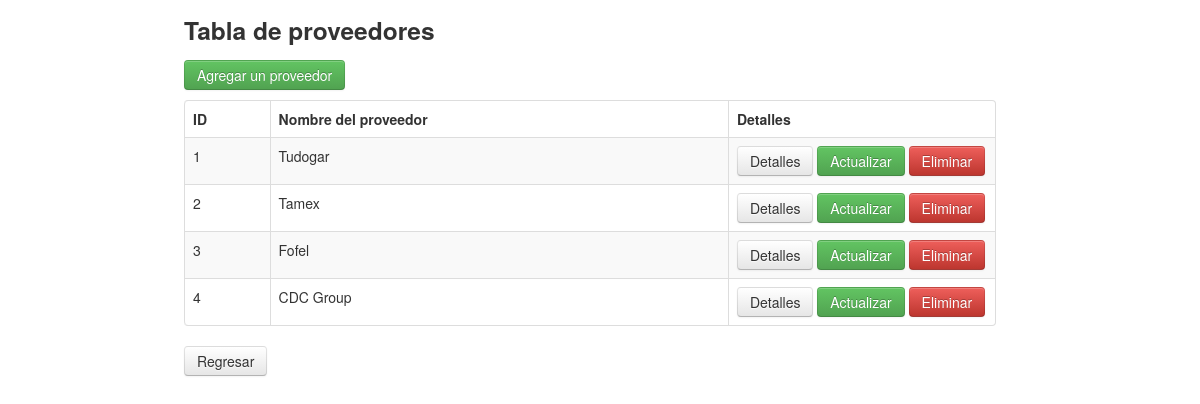
The page /menuProveedor.php on the database its author committed.
### tables this page shows
CREATE TABLE proveedor (
idProveedor int NOT NULL,
nombreProveedor varchar(25),
PRIMARY KEY (idProveedor)
);

### menuProveedor.php (the view, shortened to what this page needs)
<!DOCTYPE html>
	<html lang="en">
	<head>
		<link   href="css/bootstrap.min.css" rel="stylesheet">
	</head>
	<body>
		<div class="container" style="width: 66%">
			<div class="row">
				<h3>Tabla de proveedores</h3>
			</div>
			<div class="row">
				<p>
					<a href="createProveedor.php" class="btn btn-success">Agregar un proveedor</a>
				</p>
				<table class="table table-striped table-bordered">
					<thead>
						<tr>
							<th>ID</th>
							<th>Nombre del proveedor</th>
							<th>Detalles</th>
						</tr>
					</thead>
					<tbody>
						<?php
						$pdo = Database::connect();
						$sql = 'SELECT * FROM proveedor	ORDER BY idProveedor';
						foreach ($pdo->query($sql) as $row) {
							echo '<tr>';
							echo '<td>'. $row['idProveedor'] . '</td>';
							echo '<td>'. $row['nombreProveedor'] . '</td>';
							echo '<div class ="row">';
							echo '<td width=250>';
							echo '<a class="btn" href="readProveedor.php?id='.$row['idProveedor'].'">Detalles</a>';
							echo '<a class="btn btn-success" href="updateProveedor.php?id='.$row['idProveedor'].'">Actualizar</a>';
							echo '<a class="btn btn-danger" href="deleteProveedor.php?id='.$row['idProveedor'].'">Eliminar</a>';
							echo '</td>';
							echo '</div>';
							echo '</tr>';
						}
						?>
					</tbody>
				</table>
				<a class="btn" href="index.php">Regresar</a>
			</div>
		</div>
	</body>
</html>

### rows shown on the page
proveedor: idProveedor "1", nombreProveedor "Tudogar"
proveedor: idProveedor "2", nombreProveedor "Tamex"
proveedor: idProveedor "3", nombreProveedor "Fofel"
proveedor: idProveedor "4", nombreProveedor "CDC Group"
